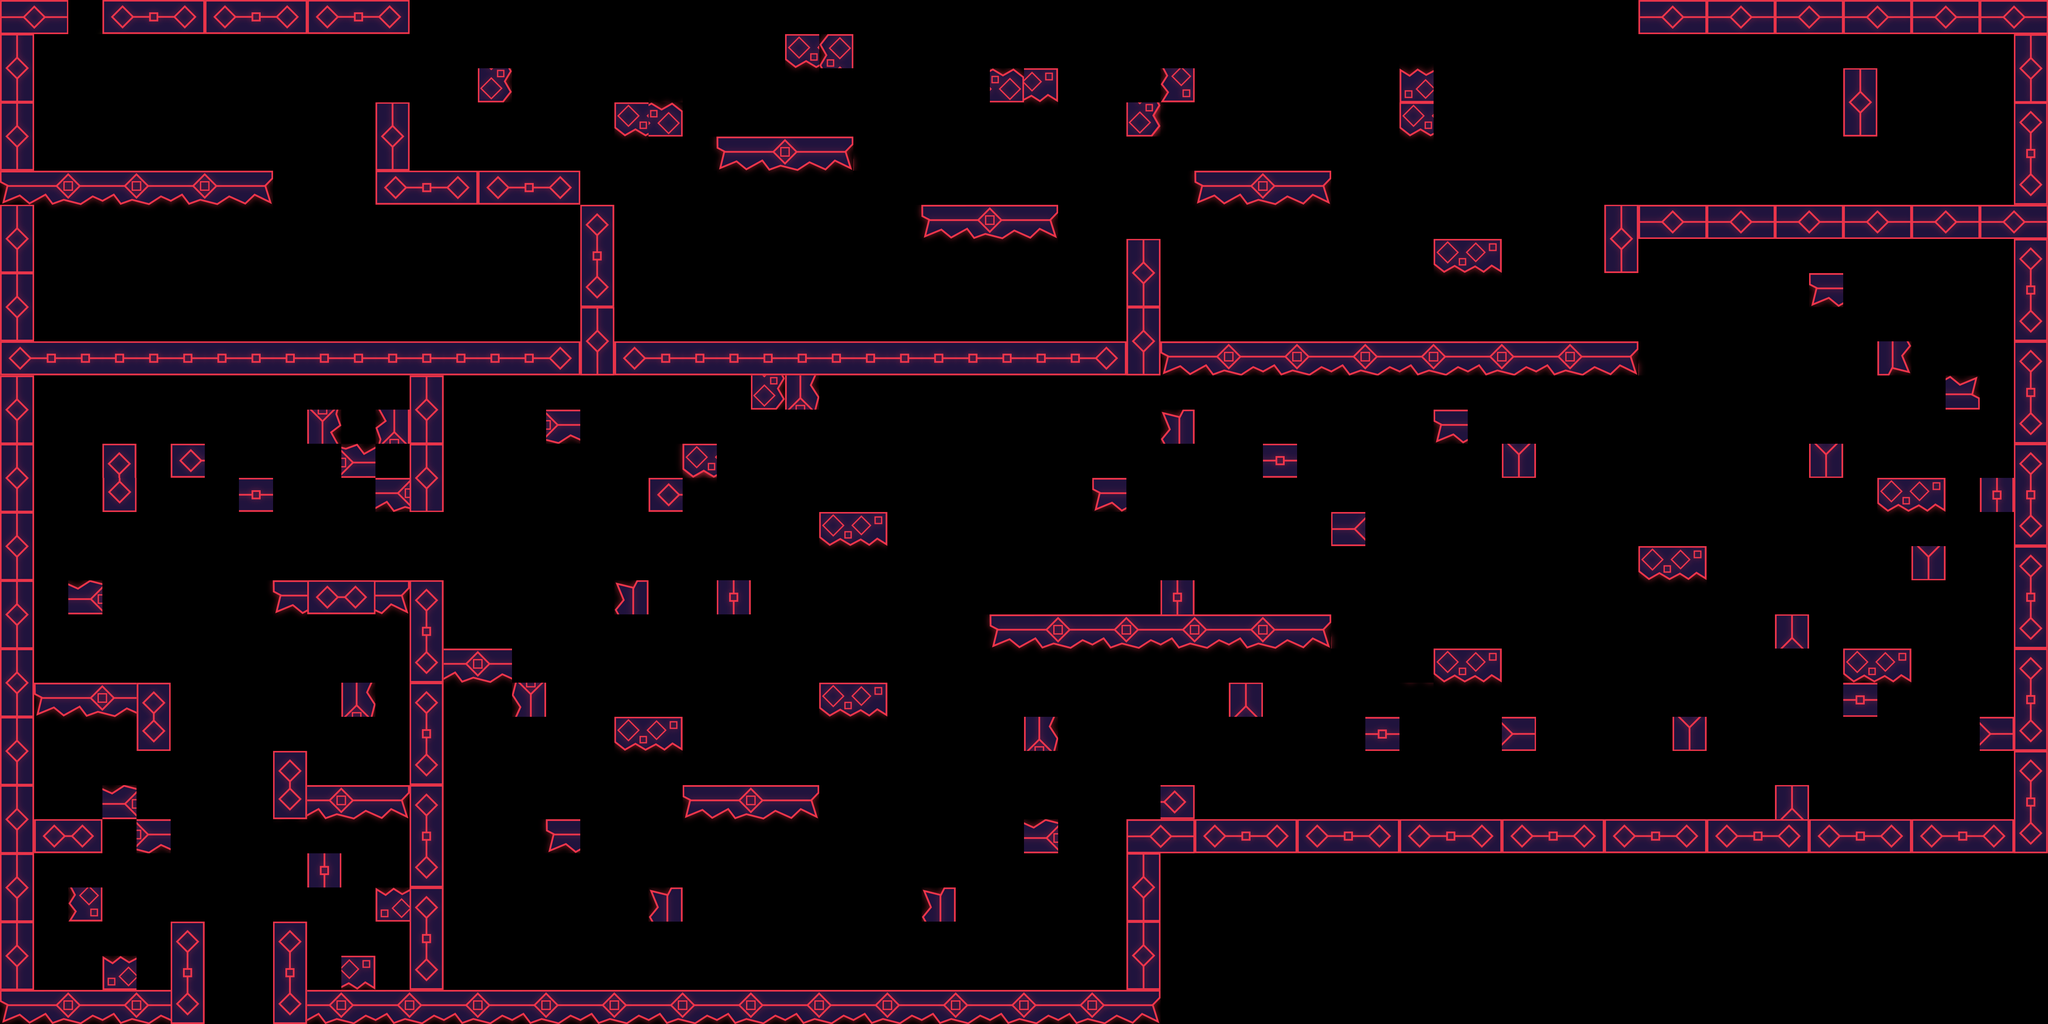

Below is a game level as drawn by its tile map, then a one-line description and the .tmx that defines it (tile-layer data replaced by summaries):
An orthogonal 60x30 tile map with 80x80 px tiles, 2 tile layers (Background, Platform_Classic) and 490 objects.

<map version="1.5" tiledversion="1.6.0" orientation="orthogonal" renderorder="right-down" width="60" height="30" tilewidth="80" tileheight="80" infinite="0" nextlayerid="42" nextobjectid="993">
 <editorsettings>
  <export target="Map_SpeedRun.json" format="json" />
 </editorsettings>
 <tileset firstgid="1" name="Tile_Set" tilewidth="80" tileheight="80" tilecount="240" columns="15">
  <image source="assets/Tile_Set.png" trans="5555ff" width="1219" height="1288" />
 </tileset>
 <group id="25" name="Grille">
  <layer id="34" name="Background" width="60" height="30">
   <data>[1800 cells, 81 non-empty, 9 distinct tile ids]</data>
  </layer>
  <layer id="40" name="Platform_Classic" width="60" height="30" locked="1">
   <data>[1800 cells, 365 non-empty, 12 distinct tile ids]</data>
  </layer>
 </group>
 <group id="24" name="Object">
  <objectgroup id="28" name="Ennemi3">
   <object id="493" gid="1" x="1840" y="2000" width="80" height="80" />
  </objectgroup>
  <objectgroup id="39" name="BossPlatform">
   <object id="480" gid="17" x="3680" y="1360" width="80" height="80" />
   <object id="481" gid="17" x="3040" y="1760" width="80" height="80" />
   <object id="482" gid="17" x="4400" y="1920" width="80" height="80" />
  </objectgroup>
  <objectgroup id="27" name="Ennemi2">
   <object id="478" gid="1" x="1040" y="720" width="80" height="80" />
   <object id="479" gid="1" x="320" y="720" width="80" height="80" />
  </objectgroup>
  <objectgroup id="16" name="Ennemi1">
   <object id="484" gid="1" x="1760" y="640" width="80" height="80" />
   <object id="489" gid="1" x="1840" y="2240" width="80" height="80" />
  </objectgroup>
  <objectgroup id="36" name="DoorSwitch1">
   <object id="496" gid="167" x="880" y="1280" width="80" height="80" />
  </objectgroup>
  <objectgroup id="37" name="KeySwitch1">
   <object id="495" gid="227" x="1523.03" y="997.576" width="80" height="80" />
  </objectgroup>
  <objectgroup id="22" name="Door1">
   <object id="477" gid="110" x="880" y="160" width="80" height="80" />
  </objectgroup>
  <objectgroup id="31" name="Door2">
   <object id="486" gid="170" x="3760" y="720" width="80" height="80" />
  </objectgroup>
  <objectgroup id="26" name="Key">
   <object id="474" gid="122" x="160" y="560" width="80" height="80" />
  </objectgroup>
  <objectgroup id="33" name="Key2">
   <object id="487" gid="230" x="4560" y="160" width="80" height="80" />
  </objectgroup>
  <objectgroup id="29" name="Object_bonus1" />
  <objectgroup id="18" name="Object_bonus2" />
  <objectgroup id="41" name="Platform_object" visible="0">
   <object id="497" gid="17" x="880" y="80" width="80" height="80" />
   <object id="498" gid="17" x="800" y="80" width="80" height="80" />
   <object id="499" gid="17" x="720" y="80" width="80" height="80" />
   <object id="500" gid="17" x="560" y="80" width="80" height="80" />
   <object id="501" gid="17" x="640" y="80" width="80" height="80" />
   <object id="502" gid="17" x="480" y="80" width="80" height="80" />
   <object id="503" gid="17" x="400" y="80" width="80" height="80" />
   <object id="504" gid="17" x="320" y="80" width="80" height="80" />
   <object id="505" gid="17" x="160" y="80" width="80" height="80" />
   <object id="506" gid="17" x="240" y="80" width="80" height="80" />
   <object id="507" gid="17" x="400" y="480" width="80" height="80" rotation="-90" />
   <object id="508" gid="17" x="320" y="480" width="80" height="80" rotation="-90" />
   <object id="509" gid="17" x="240" y="480" width="80" height="80" rotation="-90" />
   <object id="510" gid="17" x="80" y="480" width="80" height="80" rotation="-90" />
   <object id="511" gid="17" x="160" y="480" width="80" height="80" rotation="-90" />
   <object id="512" gid="17" x="320" y="880" width="80" height="80" />
   <object id="513" gid="17" x="240" y="880" width="80" height="80" />
   <object id="514" gid="17" x="160" y="880" width="80" height="80" />
   <object id="515" gid="17" x="0" y="880" width="80" height="80" />
   <object id="516" gid="17" x="80" y="880" width="80" height="80" />
   <object id="517" gid="17" x="720" y="880" width="80" height="80" />
   <object id="518" gid="17" x="640" y="880" width="80" height="80" />
   <object id="519" gid="17" x="560" y="880" width="80" height="80" />
   <object id="520" gid="17" x="400" y="880" width="80" height="80" />
   <object id="521" gid="17" x="480" y="880" width="80" height="80" />
   <object id="522" gid="17" x="1120" y="880" width="80" height="80" />
   <object id="523" gid="17" x="1040" y="880" width="80" height="80" />
   <object id="524" gid="17" x="960" y="880" width="80" height="80" />
   <object id="525" gid="17" x="800" y="880" width="80" height="80" />
   <object id="526" gid="17" x="880" y="880" width="80" height="80" />
   <object id="527" gid="17" x="1520" y="880" width="80" height="80" />
   <object id="528" gid="17" x="1440" y="880" width="80" height="80" />
   <object id="529" gid="17" x="1360" y="880" width="80" height="80" />
   <object id="530" gid="17" x="1200" y="880" width="80" height="80" />
   <object id="531" gid="17" x="1280" y="880" width="80" height="80" />
   <object id="532" gid="17" x="1920" y="880" width="80" height="80" />
   <object id="533" gid="17" x="1840" y="880" width="80" height="80" />
   <object id="534" gid="17" x="1760" y="880" width="80" height="80" />
   <object id="535" gid="17" x="1600" y="880" width="80" height="80" />
   <object id="536" gid="17" x="1680" y="880" width="80" height="80" />
   <object id="537" gid="17" x="2320" y="880" width="80" height="80" />
   <object id="538" gid="17" x="2240" y="880" width="80" height="80" />
   <object id="539" gid="17" x="2160" y="880" width="80" height="80" />
   <object id="540" gid="17" x="2000" y="880" width="80" height="80" />
   <object id="541" gid="17" x="2080" y="880" width="80" height="80" />
   <object id="542" gid="17" x="2720" y="880" width="80" height="80" />
   <object id="543" gid="17" x="2640" y="880" width="80" height="80" />
   <object id="544" gid="17" x="2560" y="880" width="80" height="80" />
   <object id="545" gid="17" x="2400" y="880" width="80" height="80" />
   <object id="546" gid="17" x="2480" y="880" width="80" height="80" />
   <object id="547" gid="17" x="3120" y="880" width="80" height="80" />
   <object id="548" gid="17" x="3040" y="880" width="80" height="80" />
   <object id="549" gid="17" x="2960" y="880" width="80" height="80" />
   <object id="550" gid="17" x="2800" y="880" width="80" height="80" />
   <object id="551" gid="17" x="2880" y="880" width="80" height="80" />
   <object id="552" gid="17" x="3360" y="880" width="80" height="80" />
   <object id="553" gid="17" x="3280" y="880" width="80" height="80" />
   <object id="554" gid="17" x="3200" y="880" width="80" height="80" />
   <object id="555" gid="17" x="3040" y="880" width="80" height="80" />
   <object id="556" gid="17" x="3120" y="880" width="80" height="80" />
   <object id="557" gid="17" x="3760" y="880" width="80" height="80" />
   <object id="558" gid="17" x="3680" y="880" width="80" height="80" />
   <object id="559" gid="17" x="3600" y="880" width="80" height="80" />
   <object id="560" gid="17" x="3440" y="880" width="80" height="80" />
   <object id="561" gid="17" x="3520" y="880" width="80" height="80" />
   <object id="562" gid="17" x="4080" y="560" width="80" height="80" />
   <object id="563" gid="17" x="4000" y="560" width="80" height="80" />
   <object id="564" gid="17" x="3920" y="560" width="80" height="80" />
   <object id="565" gid="17" x="3760" y="560" width="80" height="80" />
   <object id="566" gid="17" x="3840" y="560" width="80" height="80" />
   <object id="567" gid="17" x="4480" y="560" width="80" height="80" />
   <object id="568" gid="17" x="4400" y="560" width="80" height="80" />
   </objectgroup>
 </group>
</map>
<!-- 404 of 490 objects omitted -->
